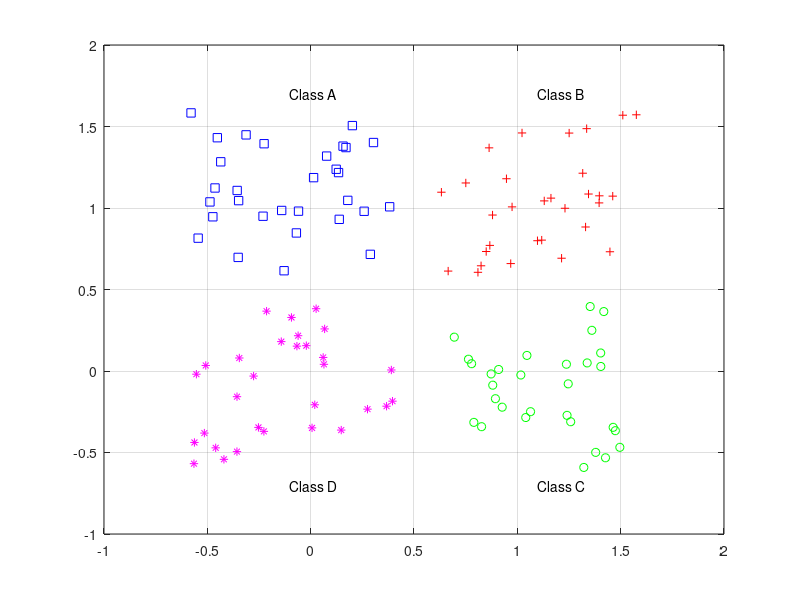

MATLAB code for this plot: (Note: this script raises an error after producing the figure.)
%%%%%%%%%%%%%%%%%%%%%%%%%%%%%%%%%%%%%%%%%%%%%%%%%%%%%%%%%%%%%%%%% 
% THIS IS AN EXPERIMENT TO CREATE AND TRAIN A PERCEPTRON NETWORK 
% TO ADDRESS THE 4-CLASS CLASSIFICATION PROBLEM.
% BORROWED FROM : (source) 
%%%%%%%%%%%%%%%%%%%%%%%%%%%%%%%%%%%%%%%%%%%%%%%%%%%%%%%%%%%%%%%%%

close all; 
clear all; 
clc;

%%%%% CREATE INPUT DATA FOR LINEAR CLASSIFICATION PROBLEM %%%%%%%

% number of samples of each class
K = 30;
% define classes
q = .6; % offset of classes
A = [rand(1,K)-q; rand(1,K)+q];
B = [rand(1,K)+q; rand(1,K)+q];
C = [rand(1,K)+q; rand(1,K)-q];
D = [rand(1,K)-q; rand(1,K)-q];
% plot classes
plot(A(1,:),A(2,:),'bs')
hold on
grid on
plot(B(1,:),B(2,:),'r+')
plot(C(1,:),C(2,:),'go')
plot(D(1,:),D(2,:),'m*')
% text labels for classes
text(.5-q,.5+2*q,'Class A')
text(.5+q,.5+2*q,'Class B')
text(.5+q,.5-2*q,'Class C')
text(.5-q,.5-2*q,'Class D')
% define output coding for classes
a = [0 1]';
b = [1 1]';
c = [1 0]';
d = [0 0]';


%%%%% PREPARING INPUT/OUTPUT FOR TRAINING OF THE PERCEPTRON NETWORK %%%%%%%

% define inputs (combine samples from all four classes)
P = [A B C D];
% define targets
T = [repmat(a,1,length(A)) repmat(b,1,length(B)) ...
repmat(c,1,length(C)) repmat(d,1,length(D)) ];
%plotpv(P,T);

%%%%% CREATE AND TRAIN A PERCEPTRON %%%%%%%

%%% ADAPT returns a new network object that performs as a better classifier, 
%%% the network output, and the error. 
%%% This loop allows the network to adapt for xx passes, plots the 
%%% classification line, and continues until the error is zero.

net = perceptron;
E = 1;
net.adaptParam.passes = 1;
linehandle = plotpc(net.IW{1},net.b{1});
n = 0;
while (and(sse(E),n<1000))
n = n+1;
[net,Y,E] = adapt(net,P,T);
linehandle = plotpc(net.IW{1},net.b{1},linehandle);
drawnow;
end
% show perceptron structure
view(net);
%%
%%%%% TEST THE PERCEPTRON NETWORK FOR A NEW INPUT %%%%%%%
% For example, classify an input vector of [0.7; 1.2]
p = [0.7; 1.2];
y = net(p);
disp(strcat('THE OUTPUT CLASS IS -- >',num2str(y)));
% compare response with output coding (a,b,c,d)
